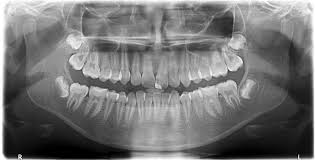
#> input picture uploads/images.jpeg, 315 x 160 px
$ python cut_image.py ../uploads/images.jpeg out.png
#> lines starting #> are read from the running program, lines starting #| are printed output that depends on the picture
# cut_image.py
from PIL import Image
import sys
import os

def cut_image(image_path, left_filename):
#> called with image_path = '../uploads/images.jpeg', left_filename = 'out.png'
    img = Image.open(image_path)
#> img is the input picture: PIL image 315x160 RGB; min 0, max 255, mean 115.6
    width, height = img.size
#> width = 315; height = 160
    frac = 0.6

    # Crop 60% from the left of the image
    crop_left_width = int(width * frac)
#> crop_left_width = 189
    cropped_left = img.crop((0, 0, crop_left_width, height))
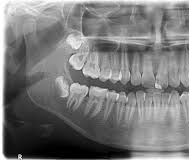
#> cropped_left: PIL image 189x160 RGB; min 0, max 255, mean 121.3
    cropped_left.save(left_filename)


if __name__ == '__main__':
    if len(sys.argv) != 3:
        print("Usage: python cut_image.py <image_path> <left_image_output_path> ")
        sys.exit(1)

    image_path = sys.argv[1]
    print(f'print image path from cut_image.py: {image_path}')
    left_image_output_path = sys.argv[2]
    print(f'print left image path from cut_image.py: {left_image_output_path}')

    cut_image(image_path, left_image_output_path)
